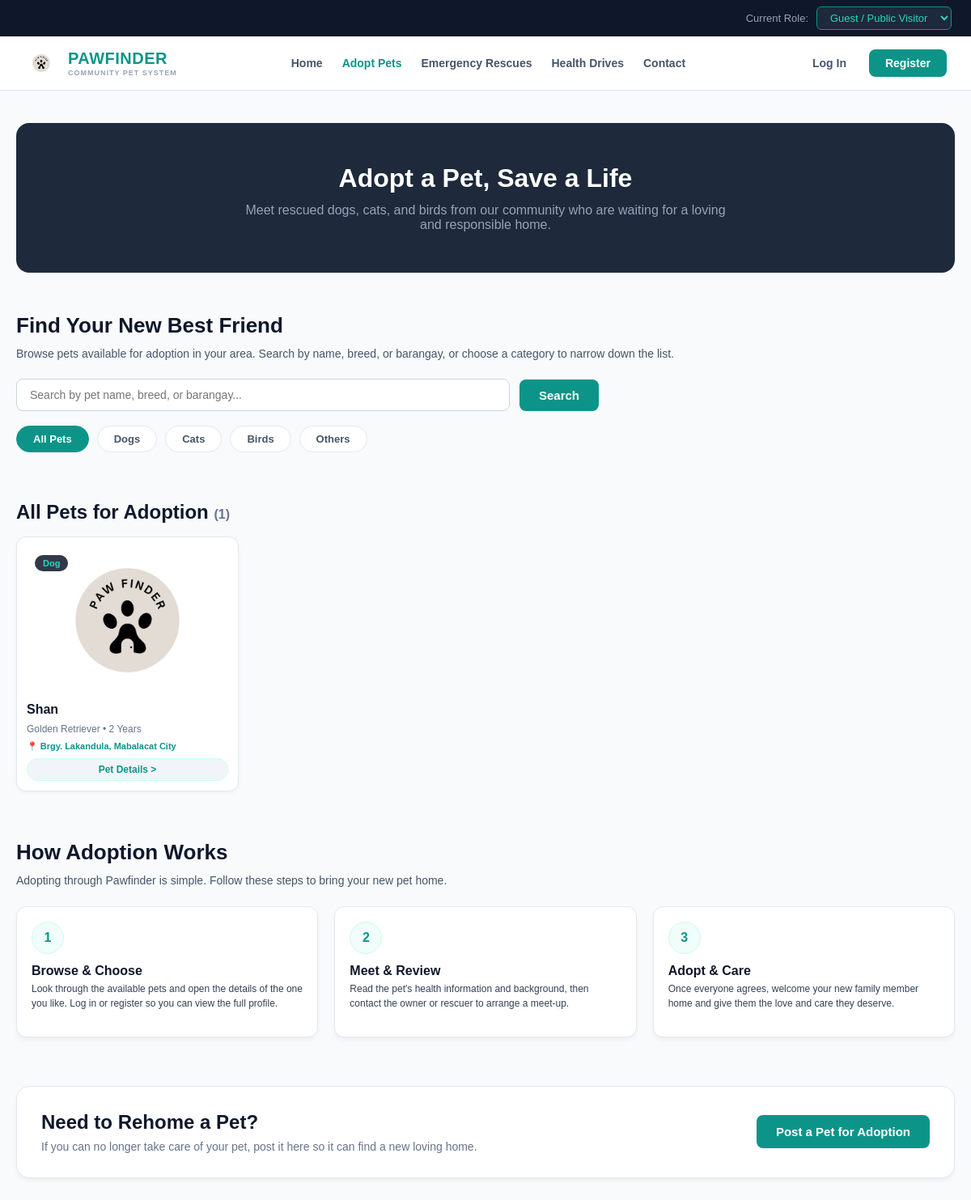
The page /pawfinder/adopt.php on the database its author committed.
### tables this page shows
CREATE TABLE `pets` (
  `id` int(11) NOT NULL,
  `pet_name` varchar(100) NOT NULL,
  `pet_species` varchar(50) NOT NULL,
  `breed` varchar(100) NOT NULL,
  `age` varchar(50) NOT NULL,
  `barangay` varchar(100) NOT NULL,
  `pet_photo` varchar(255) NOT NULL,
  `adoption_reason` text NOT NULL,
  `health_issues` text DEFAULT NULL,
  `pet_details` text DEFAULT NULL,
  `created_at` timestamp NOT NULL DEFAULT current_timestamp()
);

### pawfinder/adopt.php (the view, shortened to what this page needs)
<?php
$is_logged_in = !empty($_SESSION['logged_in']);
$species = strtolower(trim($_GET['species'] ?? 'all'));
$search = trim($_GET['q'] ?? '');
$pets = [];
$db_error = "";
try {
    $conn = new mysqli("localhost", "root", "", "pawfinder_db");
    $conn->set_charset("utf8mb4");
    $sql = "SELECT id, pet_name, pet_species, breed, age, barangay, pet_photo
            FROM pets
            WHERE 1=1";
    $sql .= " ORDER BY created_at DESC";
    $stmt = $conn->prepare($sql);
    $stmt->execute();
    $result = $stmt->get_result();
    $pets = $result->fetch_all(MYSQLI_ASSOC);
} catch (Throwable $e) {
    error_log($e->getMessage());
    $db_error = "We couldn't load the pets right now. Please try again later.";
}
$tabs = [
    'all'   => 'All Pets',
    'dog'   => 'Dogs',
    'cat'   => 'Cats',
    'bird'  => 'Birds',
    'other' => 'Others',
];
function tab_link(string $key, string $search): string {
    $query = ['species' => $key];
    return 'adopt.php?' . http_build_query($query);
}
?>
<!DOCTYPE html>
<html lang="en">
<head>
    <link rel="stylesheet" href="css/homepage.css">
    <link rel="stylesheet" href="css/adopt.css">
</head>
<body>
    <div class="top-bar">
        <div class="role-container">
            <span class="role-label">Current Role:</span>
            <select id="roleSwitcher" class="role-select">
                <option value="guest" selected>Guest / Public Visitor</option>
            </select>
        </div>
    </div>
    <header class="navbar">
        <div class="brand-section" onclick="location.href='homepage.php'">
            <img src="image/logo2.jpg" alt="PAWFINDER Logo" class="brand-logo-img">
            <div>
                <span class="brand-title">PAWFINDER</span>
                <span class="brand-subtitle">COMMUNITY PET SYSTEM</span>
            </div>
        </div>
        <ul class="nav-links">
            <li class="nav-item"><a href="homepage.php">Home</a></li>
            <li class="nav-item"><a href="adopt.php" class="active">Adopt Pets</a></li>
            <li class="nav-item"><a href="rescue.php">Emergency Rescues</a></li>
            <li class="nav-item"><a href="health_drives.php">Health Drives</a></li>
            <li class="nav-item"><a href="contact.php">Contact</a></li>
        </ul>
         <div class="auth-actions">
            <button class="btn-login" onclick="location.href='login.php'">Log In</button>
            <button class="btn-register" onclick="location.href='register.php'">Register</button>
        </div>
    </header>
    <main class="content-area">
        <div class="hero-banner">
            <h1>Adopt a Pet, Save a Life</h1>
            <p>Meet rescued dogs, cats, and birds from our community who are waiting for a loving and responsible home.</p>
        </div>
        <section class="partners-section">
            <div class="partners-header">
                <h2>Find Your New Best Friend</h2>
                <p>
                    Browse pets available for adoption in your area. Search by name, breed, or barangay,
                    or choose a category to narrow down the list.
                </p>
            </div>
            <form method="GET" action="adopt.php" class="adopt-search">
                <input type="text" name="q" value="<?= htmlspecialchars($search) ?>"
                       placeholder="Search by pet name, breed, or barangay...">
                <button type="submit" class="form-submit-btn">Search</button>
            </form>
            <div class="adopt-tabs">
                <?php foreach ($tabs as $key => $label): ?>
                    <a href="<?= htmlspecialchars(tab_link($key, $search)) ?>"
                       class="adopt-tab <?= $species === $key ? 'active' : '' ?>">
                        <?= htmlspecialchars($label) ?>
                    </a>
                <?php endforeach; ?>
            </div>
        </section>
        <section class="layer-slider-section" id="adopt-list">
            <h2 class="section-header-title">
                <?= htmlspecialchars($tabs[$species]) ?> for Adoption
                <span class="adopt-count">(<?= count($pets) ?>)</span>
            </h2>
            <?php if ($db_error !== ""): ?>
                <div class="adopt-empty"><?= htmlspecialchars($db_error) ?></div>
            <?php else: ?>
                <div class="adopt-grid">
                    <?php foreach ($pets as $pet): ?>
                        <?php
                            $pet_id = (int)$pet['id'];
                            $details_link = $is_logged_in
                                ? "pet_details.php?id=" . $pet_id
                                : "login.php?pet_id=" . $pet_id;
                        ?>
                        <div class="pet-card">
                            <div class="adopt-img-wrap">
                                <img src="<?= htmlspecialchars($pet['pet_photo']) ?>"
                                     alt="<?= htmlspecialchars($pet['pet_name']) ?>"
                                     class="pet-card-img"
                                     onerror="this.onerror=null;this.src='image/logo2.jpg';">
                                <span class="adopt-badge"><?= htmlspecialchars(ucfirst($pet['pet_species'])) ?></span>
                            </div>
                            <div class="pet-card-title"><?= htmlspecialchars($pet['pet_name']) ?></div>
                            <div class="pet-card-sub">
                                <?= htmlspecialchars($pet['breed']) ?> • <?= htmlspecialchars($pet['age']) ?>
                            </div>
                            <div class="pet-card-shelter">📍 <?= htmlspecialchars($pet['barangay']) ?></div>
                            <a href="<?= htmlspecialchars($details_link) ?>" class="pet-card-btn">Pet Details &gt;</a>
                        </div>
                    <?php endforeach; ?>
                </div>
            <?php endif; ?>
        </section>
        <section class="partners-section" style="margin-top: 50px;">
            <div class="partners-header">
                <h2>How Adoption Works</h2>
                <p>Adopting through Pawfinder is simple. Follow these steps to bring your new pet home.</p>
            </div>
            <div class="shelter-cards-grid">
                <div class="shelter-card">
                    <div>
                        <div class="step-number">1</div>
                        <div class="shelter-name">Browse &amp; Choose</div>
                        <div class="shelter-info">
                            Look through the available pets and open the details of the one you like.
                            Log in or register so you can view the full profile.
                        </div>
                    </div>
                </div>
                <div class="shelter-card">
                    <div>
                        <div class="step-number">2</div>
                        <div class="shelter-name">Meet &amp; Review</div>
                        <div class="shelter-info">
                            Read the pet's health information and background, then contact the owner or
                            rescuer to arrange a meet-up.
                        </div>
                    </div>
                </div>
                <div class="shelter-card">
                    <div>
                        <div class="step-number">3</div>
                        <div class="shelter-name">Adopt &amp; Care</div>
                        <div class="shelter-info">
                            Once everyone agrees, welcome your new family member home and give them
                            the love and care they deserve.
                        </div>
                    </div>
                </div>
            </div>
        </section>
        <section class="post-pet-section adopt-cta">
            <div>
                <h2 class="section-header-title" style="margin-bottom: 8px;">Need to Rehome a Pet?</h2>
                <p style="color: #64748b; font-size: 14px;">
                    If you can no longer take care of your pet, post it here so it can find a new loving home.
                </p>
            </div>
            <a href="homepage.php#post-pet-form" class="form-submit-btn adopt-cta-btn">Post a Pet for Adoption</a>
        </section>
    </main>
</body>
</html>

### pawfinder/css/homepage.css (style rules this page uses)
* { margin: 0; padding: 0; box-sizing: border-box; font-family: Arial, Helvetica, sans-serif; }
body { background-color: #f8fafc; color: #1e293b; min-height: 100vh; display: flex; flex-direction: column; }
.top-bar { background-color: #0f172a; color: #ffffff; padding: 8px 24px; display: flex; justify-content: flex-end; align-items: center; font-size: 13px; }
.role-container { display: flex; align-items: center; gap: 10px; }
.role-label { color: #94a3b8; }
.role-select { background-color: #1e293b; color: #2dd4bf; border: 1px solid #0d9488; padding: 5px 12px; border-radius: 6px; font-size: 13px; outline: none; cursor: pointer; }
.navbar { background-color: #ffffff; border-bottom: 1px solid #e2e8f0; padding: 12px 30px; display: flex; justify-content: space-between; align-items: center; position: sticky; top: 0; z-index: 100; }
.brand-section { display: flex; align-items: center; gap: 12px; cursor: pointer; }
.brand-logo-img { width: 42px; height: 42px; border-radius: 8px; object-fit: cover; }
.brand-title { font-size: 20px; font-weight: 800; color: #0d9488; letter-spacing: 0.5px; line-height: 1; }
.brand-subtitle { font-size: 9px; font-weight: bold; color: #94a3b8; letter-spacing: 1px; display: block; margin-top: 2px; }
.nav-links { display: flex; align-items: center; gap: 24px; list-style: none; }
.nav-item a { text-decoration: none; color: #475569; font-size: 14px; font-weight: 600; transition: color 0.2s; }
.auth-actions { display: flex; align-items: center; gap: 12px; }
.btn-login { background: none; border: none; color: #475569; font-size: 14px; font-weight: 600; cursor: pointer; padding: 8px 16px; }
.btn-register { background-color: #0d9488; color: #ffffff; border: none; padding: 9px 20px; border-radius: 8px; font-size: 14px; font-weight: 600; cursor: pointer; transition: background 0.2s; }
.content-area { padding: 40px 20px; max-width: 1240px; margin: 0 auto; width: 100%; }
.hero-banner { background-color: #1e293b; color: #ffffff; padding: 50px; border-radius: 16px; text-align: center; margin-bottom: 40px; }
.hero-banner h1 { font-size: 32px; margin-bottom: 12px; }
.hero-banner p { color: #94a3b8; font-size: 16px; max-width: 600px; margin: 0 auto; }
.partners-section { margin-bottom: 50px; padding: 10px 0; }
.partners-header h2 { font-size: 26px; color: #0f172a; margin-bottom: 8px; font-weight: 800; }
.partners-header p { color: #475569; font-size: 14px; line-height: 1.6; max-width: 850px; }
.shelter-cards-grid { display: grid; grid-template-columns: repeat(auto-fit, minmax(280px, 1fr)); gap: 20px; margin-top: 20px; }
.shelter-card { background-color: #ffffff; border: 1px solid #e2e8f0; border-radius: 12px; padding: 18px; display: flex; flex-direction: column; justify-content: space-between; box-shadow: 0 4px 6px -1px rgba(0, 0, 0, 0.05); transition: transform 0.2s; }
.shelter-name { font-size: 16px; font-weight: 700; color: #0f172a; margin-bottom: 4px; }
.shelter-info { font-size: 12px; color: #334155; line-height: 1.5; margin-bottom: 14px; }
.section-header-title { font-size: 24px; font-weight: 800; color: #0f172a; margin-bottom: 16px; }
.layer-slider-section { margin-top: 40px; }
.pet-card { min-width: 220px; max-width: 220px; background: #ffffff; border: 1px solid #e2e8f0; border-radius: 12px; padding: 12px; display: flex; flex-direction: column; gap: 8px; box-shadow: 0 2px 4px rgba(0,0,0,0.04); transition: transform 0.2s; }
.pet-card-img { width: 100%; height: 140px; object-fit: cover; border-radius: 8px; background-color: #f1f5f9; }
.pet-card-title { font-size: 16px; font-weight: 700; color: #0f172a; }
.pet-card-sub { font-size: 12px; color: #64748b; }
.pet-card-shelter { font-size: 11px; color: #0d9488; font-weight: bold; }
.pet-card-btn { margin-top: auto; background-color: #f1f5f9; color: #0d9488; border: 1px solid #ccfbf1; padding: 6px 12px; border-radius: 20px; font-size: 12px; font-weight: 700; cursor: pointer; text-align: center; }
.post-pet-section { background-color: #ffffff; border: 1px solid #e2e8f0; border-radius: 16px; padding: 30px; margin-top: 50px; box-shadow: 0 4px 6px -1px rgba(0, 0, 0, 0.05); }
.form-submit-btn { background-color: #0d9488; color: #ffffff; border: none; padding: 12px 24px; border-radius: 8px; font-size: 15px; font-weight: 700; cursor: pointer; margin-top: 20px; transition: background 0.2s; }

### rows shown on the page
pets: pet_species "Dog", pet_name "Shan", breed "Golden Retriever", age "2 Years", barangay "Brgy. Lakandula, Mabalacat City"

### other values the page prints
$label "All Pets"
$label "Dogs"
$label "Cats"
$label "Birds"
$label "Others"
$tabs[$species] "All Pets"
count($pets) "1"
